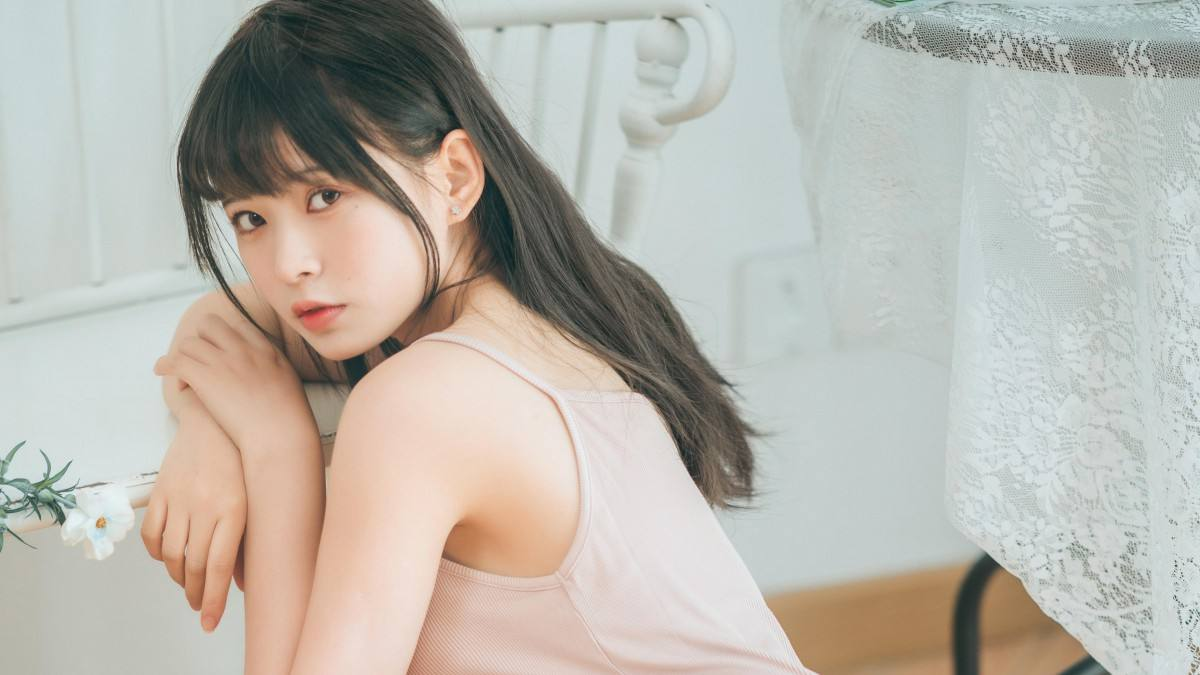
#> input picture 图像预处理/test2.jpg, 1200 x 675 px
$ jupyter execute Untitled.ipynb
#> lines starting #> are read from the running program, lines starting #| are printed output that depends on the picture
[cell 1]
import numpy as np
import cv2
from PIL import Image
from matplotlib import pyplot as plt

[cell 2]
img = cv2.imread('./test2.jpg')
#> img is the input picture: shape (675, 1200, 3); mean B, G, R 174.1, 182.3, 185.7
print(img)
#> (printed output is left out)
img.shape
#> Out = (675, 1200, 3)

[cell 3]
gary_img = cv2.cvtColor(img, cv2.COLOR_BGR2GRAY)
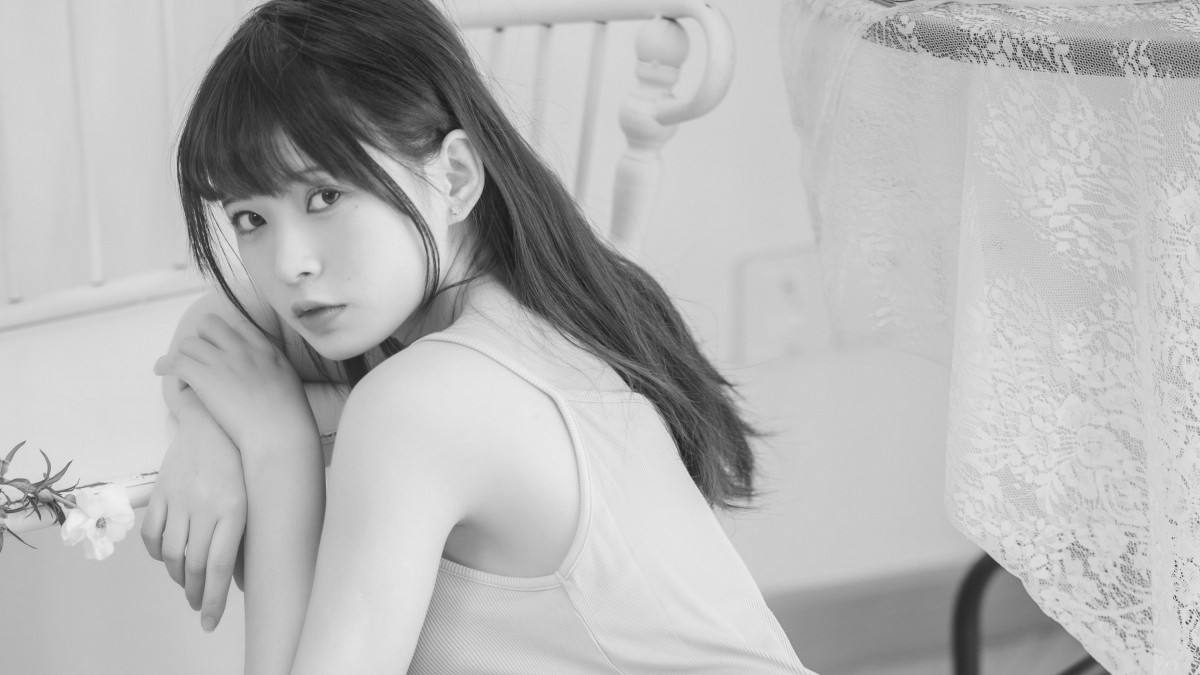
#> gary_img: shape (675, 1200); min 20, max 244, mean 182.4
print(gary_img)
#> (printed output is left out)
plt.imshow(gary_img)
